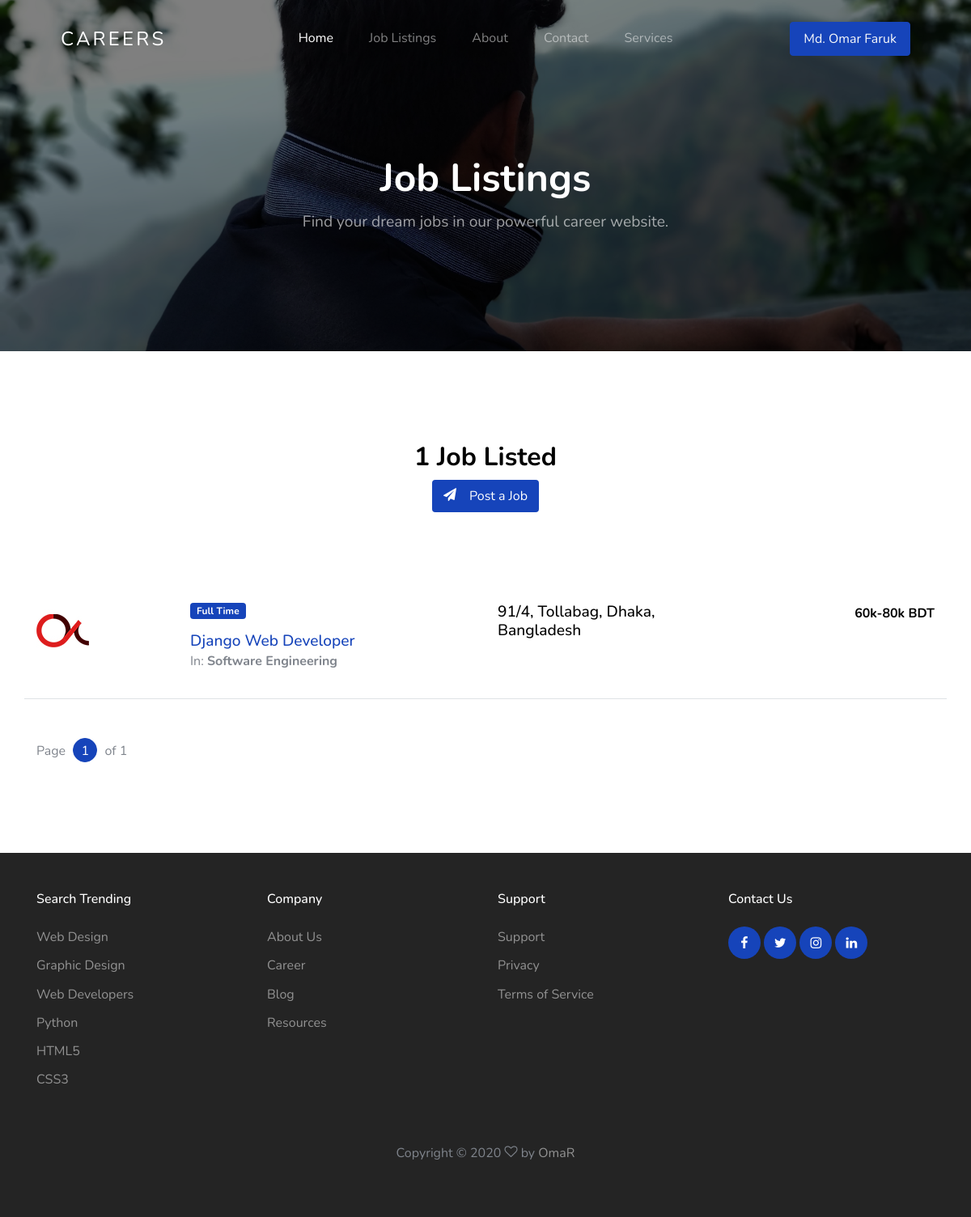
Screenshot of /jobs/job-listing/ (signed in) with the database file from the repository.
### jobs/models.py (models this page shows, shortened)
class JobListing(models.Model):
    user = models.ForeignKey(settings.AUTH_USER_MODEL, on_delete=models.CASCADE,
                             null=True, editable=False, blank=True)
    title = models.CharField(max_length=100)
    company_name = models.CharField(max_length=200)
    employment_status = models.CharField(choices=JOB_TYPE, max_length=10)
    vacancy = models.CharField(max_length=10, null=True)
    gender = models.CharField(choices=GENDER, max_length=30, null=True)
    category = models.CharField(choices=CATEGORY, max_length=30)
    description = models.TextField()
    responsibilities = models.TextField()
    experience = models.CharField(max_length=100)
    job_location = models.CharField(max_length=120)
    Salary = models.CharField(max_length=100, null=True, blank=True)
    image = models.ImageField(blank=True, upload_to='media', null=True)
    application_deadline = models.DateTimeField()
    published_on = models.DateTimeField(default=timezone.now)

### jobs/views.py (the view)
# urls.py: path('job-listing/', job_listing, name='job-listing'),
@login_required
def job_listing(request):
    query = JobListing.objects.all().count()
    qs = JobListing.objects.all().order_by('-published_on')
    paginator = Paginator(qs, 3)  # Show 3 jobs per page
    page = request.GET.get('page')
    try:
        qs = paginator.page(page)
    except PageNotAnInteger:
        qs = paginator.page(1)
    except EmptyPage:
        qs = paginator.page(paginator.num_pages)
    context = {
        'query': qs,
        'job_qs': query
    }
    return render(request, "jobs/job_listing.html", context)

### templates/jobs/job_listing.html (shortened to what this page needs)
{% extends 'base.html' %}
{% load static %}
{% block content %}
    <section class="home-section section-hero inner-page overlay bg-image"
             style="background-image: url('{% static 'images/hero_1.jpg' %}');"
             id="home-section">
        <div class="container">
            <div class="row align-items-center justify-content-center">
                <div class="col-md-12">
                    <div class="mb-5 text-center">
                        <h1 class="text-white font-weight-bold">Job Listings</h1>
                        <p>Find your dream jobs in our powerful career website.</p>
                    </div>
                </div>
            </div>
        </div>
    </section>
    <section class="site-section">
        <div class="container">
            <div class="row mb-5 justify-content-center">
                <div class="col-md-7 text-center">
                    <h2 class="section-title mb-2">{{ job_qs }} Job Listed</h2>
                    <div class="mb-5 text-center">
                        <a href="{% url 'jobs:job-post' %}"
                           class="btn btn-primary border-width-2 d-none d-lg-inline-block">
                      <span class="mr-2 icon-paper-plane">
                      </span>Post a Job</a>
                    </div>
                </div>
            </div>
            <div class="mb-5">
                {% for q in query %}
                    <div class="row align-items-start job-item border-bottom pb-3 mb-3 pt-3">
                        <div class="col-md-2">
                            <a href=""><img class="img-fluid" src="{% static 'images/featured-listing-2.jpg' %}"
                                            alt="image"></a>
                        </div>
                        <div class="col-md-4">
              <span class="badge badge-primary px-2 py-1 mb-3">
                    {{ q.employment_status }}
              </span>
                            <h2><a href="{% url 'jobs:job-single' q.id %}">{{ q.title }}</a></h2>
                            In: <strong>{{ q.category }}</strong></p>
                        </div>
                        <div class="col-md-3 text-left">
                            <h3>{{ q.job_location }}</h3>
                        </div>
                        <div class="col-md-3 text-md-right">
                            <strong class="text-black">{{ q.Salary }}</strong>
                        </div>
                    </div>
                {% endfor %}
            </div>
            <div class="row pagination-wrap">
                <div class="col-md-6 text-center text-md-left">
                    <div class="custom-pagination ml-auto">
                        <div class="d-inline-block">
                            Page <a href="#" class="active">{{ query.number }}</a> of {{ query.paginator.num_pages }}
                        </div>
                    </div>
                </div>
            </div>
        </div>
    </section>
{% endblock %}

### templates/navbar.html (shortened to what this page needs)
{% load static %}
<header class="site-navbar mt-3">
  <div class="container-fluid">
    <div class="row align-items-center">
      <div class="site-logo col-6"><a href="{% url 'home' %}">Careers</a></div>
      <nav class="mx-auto site-navigation">
        <ul class="site-menu js-clone-nav d-none d-xl-block ml-0 pl-0">
          <li><a href="{% url 'home' %}" class="nav-link active">Home</a></li>
          <li><a href="{% url 'jobs:job-listing' %}">Job Listings</a></li>
          <li><a href="{% url 'jobs:about' %}">About</a></li>
          <li><a href="{% url 'jobs:contact' %}">Contact</a></li>
          <li><a href="{% url 'jobs:service' %}"> Services</a></li>
        </ul>
      </nav>
      {% if user.is_authenticated %}
      <div class="right-cta-menu text-right d-flex aligin-items-center col-6">
        <div class="ml-auto">
          <ul class="nav">
            <li class="nav-item dropdown">
              <a class="nav-link dropdown-toggle btn btn-primary text-light" data-toggle="dropdown" href="#" role="button" aria-haspopup="True"
                aria-expanded="false">
                {{request.user.first_name}} {{request.user.last_name}}</a>
            </li>
          </ul>
        </div>
      </div>
      {% endif %}
    </div>
  </div>
</header>

### static/css/style.css (style rules this page uses)
.site-navbar { margin-bottom: 0px; z-index: 1999; position: absolute; width: 100%; top: 2rem; }
.site-navbar .container-fluid { padding-left: 7rem; padding-right: 7rem; }
.site-navbar .site-logo { position: absolute; left: 5%; }
.site-navbar .site-logo a { color: #fff; font-size: 1.5rem; letter-spacing: .2rem; text-transform: uppercase; }
.site-navbar .site-burger-menu, .site-navbar .right-cta-menu { position: absolute; right: 5%; }
.site-navbar .site-navigation { position: absolute; left: 50%; -webkit-transform: translateX(-50%); -ms-transform: translateX(-50%); transform: translateX(-50%); z-index: 5; }
.site-navbar .site-navigation .site-menu { margin-bottom: 0; }
.site-navbar .site-navigation .site-menu .active { color: #fff; display: inline-block; padding: 5px 20px; }
.site-navbar .site-navigation .site-menu a { text-decoration: none !important; display: inline-block; position: relative; }
.site-navbar .site-navigation .site-menu > li { display: inline-block; }
.site-navbar .site-navigation .site-menu > li > a { padding: 20px 20px !important; color: rgba(255, 255, 255, 0.5); display: inline-block; text-decoration: none !important; }
.site-mobile-menu .site-nav-wrap { padding: 0; margin: 0; list-style: none; position: relative; }
.site-mobile-menu .site-nav-wrap a { padding: 10px 20px; display: block; position: relative; color: #212529; }
.site-mobile-menu .site-nav-wrap li { position: relative; display: block; }
.site-mobile-menu .site-nav-wrap li .active { color: #000; }
.site-mobile-menu .site-nav-wrap > li { display: block; position: relative; float: left; width: 100%; }
.site-mobile-menu .site-nav-wrap > li > a { padding-left: 20px; font-size: 20px; }
body { font-weight: 400; font-size: 1rem; line-height: 1.7; position: relative; }
body:after { content: ""; position: absolute; top: 0; left: 0; right: 0; bottom: 0; background: rgba(0, 0, 0, 0.7); z-index: 100; opacity: 0; visibility: hidden; -webkit-transition: .3s all ease; -o-transition: .3s all ease; transition: .3s all ease; }
h1, h2, h3, h4 { color: #000; }
.site-section { padding-top: 7rem; padding-bottom: 7rem; position: relative; z-index: 2; }
.text-black { color: #000 !important; }
.home-section { position: relative; }
.home-section > .container { z-index: 2; position: relative; }
.home-section h1 { font-size: 3rem; color: #fff; font-weight: 200; }
.home-section p { font-size: 1.2rem; color: rgba(255, 255, 255, 0.6); }
.bg-image { background-size: cover; background-position: center center; background-repeat: no-repeat; }
.section-title { font-size: 2rem; font-weight: 700; }
.section-hero, .section-hero > .container > .row { height: 100vh; min-height: 900px; }
.section-hero.inner-page, .section-hero.inner-page > .container > .row { height: auto; min-height: auto; padding-top: 6em; padding-bottom: 3em; }
.section-hero.overlay, .section-hero.overlay-2 { position: relative; }
.section-hero.overlay:before, .section-hero.overlay-2:before { z-index: 1; position: absolute; content: ""; top: 0; left: 0; right: 0; bottom: 0; background: rgba(0, 0, 0, 0.5); }
.section-hero > .container { z-index: 2; position: relative; }
.btn:after, .btn:before { display: none; }
.btn.btn-primary { color: #fff; }
.custom-pagination a { width: 30px; height: 30px; line-height: 30px; display: inline-block; border-radius: 50%; border: 1px solid #dee2e6; text-align: center; margin: 0 5px; text-decoration: none; }
.custom-pagination a.active, .custom-pagination a:hover { background: #1644ba; color: #fff; border-color: #1644ba; }
.border-width-2 { border-width: 2px !important; }
.job-item h2, .job-item h3 { font-size: 1.2rem; margin-bottom: 0; }

### rows the page displays
JobListing: employment_status "Full Time", title "Django Web Developer", category "Software Engineering", job_location "91/4, Tollabag, Dhaka, Bangladesh", Salary "60k-80k BDT"

### other values shown
{{ request.user.first_name }} "Md. Omar"
{{ request.user.last_name }} "Faruk"
{{ job_qs }} "1"
{{ query.number }} "1"
{{ query.paginator.num_pages }} "1"
